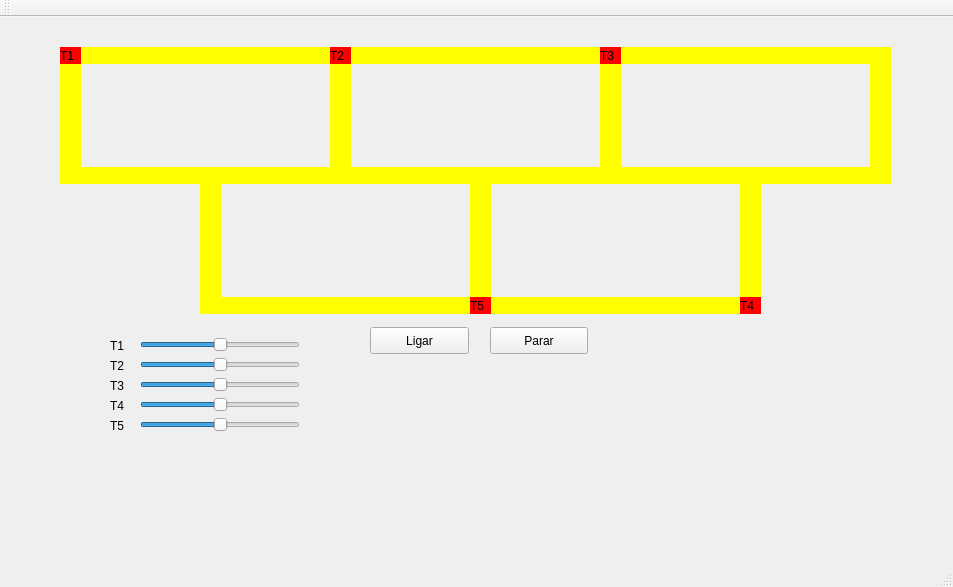
<?xml version="1.0" encoding="UTF-8"?>
<ui version="4.0">
 <class>MainWindow</class>
 <widget class="QMainWindow" name="MainWindow">
  <property name="geometry">
   <rect>
    <x>0</x>
    <y>0</y>
    <width>953</width>
    <height>587</height>
   </rect>
  </property>
  <property name="windowTitle">
   <string>MainWindow</string>
  </property>
  <widget class="QWidget" name="centralWidget">
   <widget class="QLabel" name="label_trem1">
    <property name="geometry">
     <rect>
      <x>60</x>
      <y>30</y>
      <width>21</width>
      <height>17</height>
     </rect>
    </property>
    <property name="styleSheet">
     <string notr="true">QLabel { background: red}</string>
    </property>
    <property name="text">
     <string>T1</string>
    </property>
   </widget>
   <widget class="QLabel" name="label_trilho1">
    <property name="geometry">
     <rect>
      <x>80</x>
      <y>30</y>
      <width>250</width>
      <height>17</height>
     </rect>
    </property>
    <property name="styleSheet">
     <string notr="true">QLabel { background: yellow}</string>
    </property>
    <property name="text">
     <string/>
    </property>
   </widget>
   <widget class="QLabel" name="label_trilho2">
    <property name="geometry">
     <rect>
      <x>80</x>
      <y>150</y>
      <width>250</width>
      <height>17</height>
     </rect>
    </property>
    <property name="styleSheet">
     <string notr="true">QLabel { background: yellow}</string>
    </property>
    <property name="text">
     <string/>
    </property>
   </widget>
   <widget class="QLabel" name="label_trilho3">
    <property name="geometry">
     <rect>
      <x>330</x>
      <y>30</y>
      <width>21</width>
      <height>137</height>
     </rect>
    </property>
    <property name="styleSheet">
     <string notr="true">QLabel { background: yellow}</string>
    </property>
    <property name="text">
     <string/>
    </property>
   </widget>
   <widget class="QLabel" name="label_trilho4">
    <property name="geometry">
     <rect>
      <x>60</x>
      <y>30</y>
      <width>21</width>
      <height>137</height>
     </rect>
    </property>
    <property name="styleSheet">
     <string notr="true">QLabel { background: yellow}</string>
    </property>
    <property name="text">
     <string/>
    </property>
   </widget>
   <widget class="QPushButton" name="pushButton">
    <property name="geometry">
     <rect>
      <x>370</x>
      <y>310</y>
      <width>99</width>
      <height>27</height>
     </rect>
    </property>
    <property name="text">
     <string>Ligar</string>
    </property>
   </widget>
   <widget class="QPushButton" name="pushButton_2">
    <property name="geometry">
     <rect>
      <x>490</x>
      <y>310</y>
      <width>98</width>
      <height>27</height>
     </rect>
    </property>
    <property name="text">
     <string>Parar</string>
    </property>
   </widget>
   <widget class="QLabel" name="label_trilho4_2">
    <property name="geometry">
     <rect>
      <x>600</x>
      <y>30</y>
      <width>21</width>
      <height>137</height>
     </rect>
    </property>
    <property name="styleSheet">
     <string notr="true">QLabel { background: yellow}</string>
    </property>
    <property name="text">
     <string/>
    </property>
   </widget>
   <widget class="QLabel" name="label_trilho1_2">
    <property name="geometry">
     <rect>
      <x>350</x>
      <y>30</y>
      <width>250</width>
      <height>17</height>
     </rect>
    </property>
    <property name="styleSheet">
     <string notr="true">QLabel { background: yellow}</string>
    </property>
    <property name="text">
     <string/>
    </property>
   </widget>
   <widget class="QLabel" name="label_trilho2_2">
    <property name="geometry">
     <rect>
      <x>350</x>
      <y>150</y>
      <width>250</width>
      <height>17</height>
     </rect>
    </property>
    <property name="styleSheet">
     <string notr="true">QLabel { background: yellow}</string>
    </property>
    <property name="text">
     <string/>
    </property>
   </widget>
   <widget class="QLabel" name="label_trem2">
    <property name="geometry">
     <rect>
      <x>330</x>
      <y>30</y>
      <width>21</width>
      <height>17</height>
     </rect>
    </property>
    <property name="styleSheet">
     <string notr="true">QLabel { background: red}</string>
    </property>
    <property name="text">
     <string>T2</string>
    </property>
   </widget>
   <widget class="QLabel" name="label_trilho2_3">
    <property name="geometry">
     <rect>
      <x>620</x>
      <y>150</y>
      <width>250</width>
      <height>17</height>
     </rect>
    </property>
    <property name="styleSheet">
     <string notr="true">QLabel { background: yellow}</string>
    </property>
    <property name="text">
     <string/>
    </property>
   </widget>
   <widget class="QLabel" name="label_trilho1_3">
    <property name="geometry">
     <rect>
      <x>620</x>
      <y>30</y>
      <width>250</width>
      <height>17</height>
     </rect>
    </property>
    <property name="styleSheet">
     <string notr="true">QLabel { background: yellow}</string>
    </property>
    <property name="text">
     <string/>
    </property>
   </widget>
   <widget class="QLabel" name="label_trilho4_3">
    <property name="geometry">
     <rect>
      <x>870</x>
      <y>30</y>
      <width>21</width>
      <height>137</height>
     </rect>
    </property>
    <property name="styleSheet">
     <string notr="true">QLabel { background: yellow}</string>
    </property>
    <property name="text">
     <string/>
    </property>
   </widget>
   <widget class="QLabel" name="label_trilho3_2">
    <property name="geometry">
     <rect>
      <x>470</x>
      <y>160</y>
      <width>21</width>
      <height>137</height>
     </rect>
    </property>
    <property name="styleSheet">
     <string notr="true">QLabel { background: yellow}</string>
    </property>
    <property name="text">
     <string/>
    </property>
   </widget>
   <widget class="QLabel" name="label_trilho2_4">
    <property name="geometry">
     <rect>
      <x>490</x>
      <y>280</y>
      <width>250</width>
      <height>17</height>
     </rect>
    </property>
    <property name="styleSheet">
     <string notr="true">QLabel { background: yellow}</string>
    </property>
    <property name="text">
     <string/>
    </property>
   </widget>
   <widget class="QLabel" name="label_trilho2_5">
    <property name="geometry">
     <rect>
      <x>220</x>
      <y>280</y>
      <width>250</width>
      <height>17</height>
     </rect>
    </property>
    <property name="styleSheet">
     <string notr="true">QLabel { background: yellow}</string>
    </property>
    <property name="text">
     <string/>
    </property>
   </widget>
   <widget class="QLabel" name="label_trilho3_3">
    <property name="geometry">
     <rect>
      <x>200</x>
      <y>160</y>
      <width>21</width>
      <height>137</height>
     </rect>
    </property>
    <property name="styleSheet">
     <string notr="true">QLabel { background: yellow}</string>
    </property>
    <property name="text">
     <string/>
    </property>
   </widget>
   <widget class="QLabel" name="label_trilho3_4">
    <property name="geometry">
     <rect>
      <x>740</x>
      <y>160</y>
      <width>21</width>
      <height>137</height>
     </rect>
    </property>
    <property name="styleSheet">
     <string notr="true">QLabel { background: yellow}</string>
    </property>
    <property name="text">
     <string/>
    </property>
   </widget>
   <widget class="QLabel" name="label_trem4">
    <property name="geometry">
     <rect>
      <x>740</x>
      <y>280</y>
      <width>21</width>
      <height>17</height>
     </rect>
    </property>
    <property name="styleSheet">
     <string notr="true">QLabel { background: red}</string>
    </property>
    <property name="text">
     <string>T4</string>
    </property>
   </widget>
   <widget class="QLabel" name="label_trem5">
    <property name="geometry">
     <rect>
      <x>470</x>
      <y>280</y>
      <width>21</width>
      <height>17</height>
     </rect>
    </property>
    <property name="styleSheet">
     <string notr="true">QLabel { background: red}</string>
    </property>
    <property name="text">
     <string>T5</string>
    </property>
   </widget>
   <widget class="QLabel" name="label_trem3">
    <property name="geometry">
     <rect>
      <x>600</x>
      <y>30</y>
      <width>21</width>
      <height>17</height>
     </rect>
    </property>
    <property name="styleSheet">
     <string notr="true">QLabel { background: red}</string>
    </property>
    <property name="text">
     <string>T3</string>
    </property>
   </widget>
   <widget class="QSlider" name="horizontalSlider">
    <property name="geometry">
     <rect>
      <x>140</x>
      <y>320</y>
      <width>160</width>
      <height>16</height>
     </rect>
    </property>
    <property name="focusPolicy">
     <enum>Qt::StrongFocus</enum>
    </property>
    <property name="minimum">
     <number>0</number>
    </property>
    <property name="maximum">
     <number>200</number>
    </property>
    <property name="singleStep">
     <number>5</number>
    </property>
    <property name="pageStep">
     <number>25</number>
    </property>
    <property name="value">
     <number>100</number>
    </property>
    <property name="sliderPosition">
     <number>100</number>
    </property>
    <property name="tracking">
     <bool>true</bool>
    </property>
    <property name="orientation">
     <enum>Qt::Horizontal</enum>
    </property>
    <property name="invertedAppearance">
     <bool>false</bool>
    </property>
    <property name="tickPosition">
     <enum>QSlider::NoTicks</enum>
    </property>
   </widget>
   <widget class="QLabel" name="label">
    <property name="geometry">
     <rect>
      <x>110</x>
      <y>320</y>
      <width>32</width>
      <height>17</height>
     </rect>
    </property>
    <property name="text">
     <string>T1</string>
    </property>
   </widget>
   <widget class="QLabel" name="label_2">
    <property name="geometry">
     <rect>
      <x>110</x>
      <y>340</y>
      <width>32</width>
      <height>17</height>
     </rect>
    </property>
    <property name="text">
     <string>T2</string>
    </property>
   </widget>
   <widget class="QLabel" name="label_3">
    <property name="geometry">
     <rect>
      <x>110</x>
      <y>360</y>
      <width>32</width>
      <height>17</height>
     </rect>
    </property>
    <property name="text">
     <string>T3</string>
    </property>
   </widget>
   <widget class="QLabel" name="label_4">
    <property name="geometry">
     <rect>
      <x>110</x>
      <y>380</y>
      <width>32</width>
      <height>17</height>
     </rect>
    </property>
    <property name="text">
     <string>T4</string>
    </property>
   </widget>
   <widget class="QLabel" name="label_5">
    <property name="geometry">
     <rect>
      <x>110</x>
      <y>400</y>
      <width>32</width>
      <height>17</height>
     </rect>
    </property>
    <property name="text">
     <string>T5</string>
    </property>
   </widget>
   <widget class="QSlider" name="horizontalSlider_2">
    <property name="geometry">
     <rect>
      <x>140</x>
      <y>340</y>
      <width>160</width>
      <height>16</height>
     </rect>
    </property>
    <property name="focusPolicy">
     <enum>Qt::StrongFocus</enum>
    </property>
    <property name="minimum">
     <number>0</number>
    </property>
    <property name="maximum">
     <number>200</number>
    </property>
    <property name="singleStep">
     <number>5</number>
    </property>
    <property name="pageStep">
     <number>25</number>
    </property>
    <property name="value">
     <number>100</number>
    </property>
    <property name="sliderPosition">
     <number>100</number>
    </property>
    <property name="tracking">
     <bool>true</bool>
    </property>
    <property name="orientation">
     <enum>Qt::Horizontal</enum>
    </property>
    <property name="invertedAppearance">
     <bool>false</bool>
    </property>
    <property name="tickPosition">
     <enum>QSlider::NoTicks</enum>
    </property>
   </widget>
   <widget class="QSlider" name="horizontalSlider_3">
    <property name="geometry">
     <rect>
      <x>140</x>
      <y>360</y>
      <width>160</width>
      <height>16</height>
     </rect>
    </property>
    <property name="focusPolicy">
     <enum>Qt::StrongFocus</enum>
    </property>
    <property name="minimum">
     <number>0</number>
    </property>
    <property name="maximum">
     <number>200</number>
    </property>
    <property name="singleStep">
     <number>5</number>
    </property>
    <property name="pageStep">
     <number>25</number>
    </property>
    <property name="value">
     <number>100</number>
    </property>
    <property name="sliderPosition">
     <number>100</number>
    </property>
    <property name="tracking">
     <bool>true</bool>
    </property>
    <property name="orientation">
     <enum>Qt::Horizontal</enum>
    </property>
    <property name="invertedAppearance">
     <bool>false</bool>
    </property>
    <property name="tickPosition">
     <enum>QSlider::NoTicks</enum>
    </property>
   </widget>
   <widget class="QSlider" name="horizontalSlider_4">
    <property name="geometry">
     <rect>
      <x>140</x>
      <y>380</y>
      <width>160</width>
      <height>16</height>
     </rect>
    </property>
    <property name="focusPolicy">
     <enum>Qt::StrongFocus</enum>
    </property>
    <property name="minimum">
     <number>0</number>
    </property>
    <property name="maximum">
     <number>200</number>
    </property>
    <property name="singleStep">
     <number>5</number>
    </property>
    <property name="pageStep">
     <number>25</number>
    </property>
    <property name="value">
     <number>100</number>
    </property>
    <property name="sliderPosition">
     <number>100</number>
    </property>
    <property name="tracking">
     <bool>true</bool>
    </property>
    <property name="orientation">
     <enum>Qt::Horizontal</enum>
    </property>
    <property name="invertedAppearance">
     <bool>false</bool>
    </property>
    <property name="tickPosition">
     <enum>QSlider::NoTicks</enum>
    </property>
   </widget>
   <widget class="QSlider" name="horizontalSlider_5">
    <property name="geometry">
     <rect>
      <x>140</x>
      <y>400</y>
      <width>160</width>
      <height>16</height>
     </rect>
    </property>
    <property name="focusPolicy">
     <enum>Qt::StrongFocus</enum>
    </property>
    <property name="minimum">
     <number>0</number>
    </property>
    <property name="maximum">
     <number>200</number>
    </property>
    <property name="singleStep">
     <number>5</number>
    </property>
    <property name="pageStep">
     <number>25</number>
    </property>
    <property name="value">
     <number>100</number>
    </property>
    <property name="sliderPosition">
     <number>100</number>
    </property>
    <property name="tracking">
     <bool>true</bool>
    </property>
    <property name="orientation">
     <enum>Qt::Horizontal</enum>
    </property>
    <property name="invertedAppearance">
     <bool>false</bool>
    </property>
    <property name="tickPosition">
     <enum>QSlider::NoTicks</enum>
    </property>
   </widget>
   <zorder>label_trilho1_3</zorder>
   <zorder>label_trilho3_4</zorder>
   <zorder>label_trilho3_3</zorder>
   <zorder>label_trilho3_2</zorder>
   <zorder>label_trilho1</zorder>
   <zorder>label_trilho2</zorder>
   <zorder>label_trilho3</zorder>
   <zorder>label_trilho4</zorder>
   <zorder>label_trem1</zorder>
   <zorder>pushButton</zorder>
   <zorder>pushButton_2</zorder>
   <zorder>label_trilho4_2</zorder>
   <zorder>label_trilho1_2</zorder>
   <zorder>label_trilho2_2</zorder>
   <zorder>label_trem2</zorder>
   <zorder>label_trilho2_3</zorder>
   <zorder>label_trilho4_3</zorder>
   <zorder>label_trilho2_4</zorder>
   <zorder>label_trilho2_5</zorder>
   <zorder>label_trem4</zorder>
   <zorder>label_trem5</zorder>
   <zorder>label_trem3</zorder>
   <zorder>horizontalSlider</zorder>
   <zorder>label</zorder>
   <zorder>label_2</zorder>
   <zorder>label_3</zorder>
   <zorder>label_4</zorder>
   <zorder>label_5</zorder>
   <zorder>horizontalSlider_2</zorder>
   <zorder>horizontalSlider_3</zorder>
   <zorder>horizontalSlider_4</zorder>
   <zorder>horizontalSlider_5</zorder>
  </widget>
  <widget class="QMenuBar" name="menuBar">
   <property name="geometry">
    <rect>
     <x>0</x>
     <y>0</y>
     <width>953</width>
     <height>22</height>
    </rect>
   </property>
  </widget>
  <widget class="QToolBar" name="mainToolBar">
   <attribute name="toolBarArea">
    <enum>TopToolBarArea</enum>
   </attribute>
   <attribute name="toolBarBreak">
    <bool>false</bool>
   </attribute>
  </widget>
  <widget class="QStatusBar" name="statusBar"/>
 </widget>
 <layoutdefault spacing="6" margin="11"/>
 <resources/>
 <connections/>
</ui>
